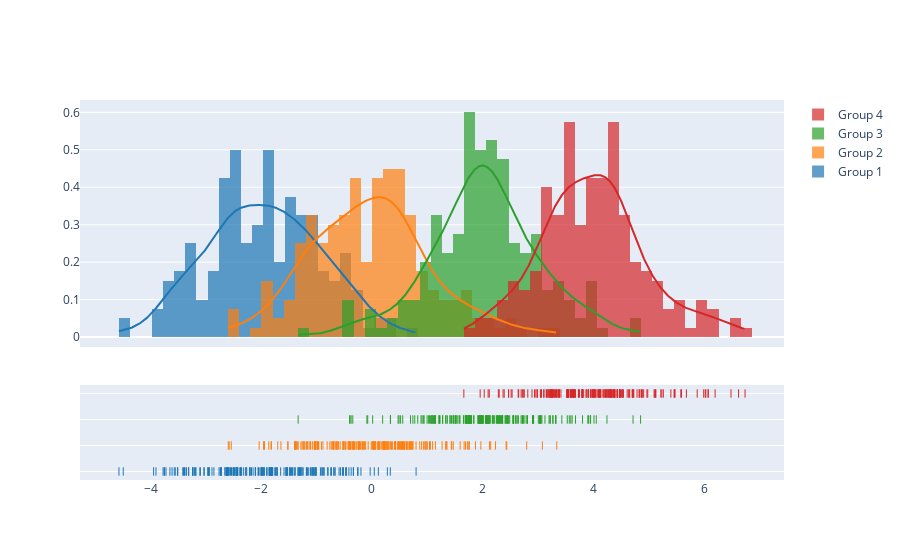

This figure's notebook cell:
### Code cell
import plotly.figure_factory as ff

# Add histogram data
x1 = np.random.randn(200) - 2
x2 = np.random.randn(200)
x3 = np.random.randn(200) + 2
x4 = np.random.randn(200) + 4

# Group data together
hist_data = [x1, x2, x3, x4]

group_labels = ['Group 1', 'Group 2', 'Group 3', 'Group 4']

# Create distplot with custom bin_size
fig = ff.create_distplot(hist_data, group_labels, bin_size=.2)
fig.show()

### Figure 1 — Plotly figure (JSON) as saved in the notebook; plotly's stock layout.template omitted (floating-point values rounded to 4 significant figures; data arrays with more than 128 entries replaced by an {"elided": "..."} marker saying what was removed)
{"data": [{"autobinx": false, "histnorm": "probability density", "legendgroup": "Group 1", "marker": {"color": "rgb(31, 119, 180)"}, "name": "Group 1", "opacity": 0.7, "type": "histogram", "x": {"elided": "200 float values"}, "xaxis": "x", "xbins": {"end": 0.7966, "size": 0.2, "start": -4.571}, "yaxis": "y"}, {"autobinx": false, "histnorm": "probability density", "legendgroup": "Group 2", "marker": {"color": "rgb(255, 127, 14)"}, "name": "Group 2", "opacity": 0.7, "type": "histogram", "x": {"elided": "200 float values"}, "xaxis": "x", "xbins": {"end": 3.338, "size": 0.2, "start": -2.596}, "yaxis": "y"}, {"autobinx": false, "histnorm": "probability density", "legendgroup": "Group 3", "marker": {"color": "rgb(44, 160, 44)"}, "name": "Group 3", "opacity": 0.7, "type": "histogram", "x": {"elided": "200 float values"}, "xaxis": "x", "xbins": {"end": 4.852, "size": 0.2, "start": -1.333}, "yaxis": "y"}, {"autobinx": false, "histnorm": "probability density", "legendgroup": "Group 4", "marker": {"color": "rgb(214, 39, 40)"}, "name": "Group 4", "opacity": 0.7, "type": "histogram", "x": {"elided": "200 float values"}, "xaxis": "x", "xbins": {"end": 6.739, "size": 0.2, "start": 1.66}, "yaxis": "y"}, {"legendgroup": "Group 1", "marker": {"color": "rgb(31, 119, 180)"}, "mode": "lines", "name": "Group 1", "showlegend": false, "type": "scatter", "x": {"elided": "500 float values"}, "xaxis": "x", "y": {"elided": "500 float values"}, "yaxis": "y"}, {"legendgroup": "Group 2", "marker": {"color": "rgb(255, 127, 14)"}, "mode": "lines", "name": "Group 2", "showlegend": false, "type": "scatter", "x": {"elided": "500 float values"}, "xaxis": "x", "y": {"elided": "500 float values"}, "yaxis": "y"}, {"legendgroup": "Group 3", "marker": {"color": "rgb(44, 160, 44)"}, "mode": "lines", "name": "Group 3", "showlegend": false, "type": "scatter", "x": {"elided": "500 float values"}, "xaxis": "x", "y": {"elided": "500 float values"}, "yaxis": "y"}, {"legendgroup": "Group 4", "marker": {"color": "rgb(214, 39, 40)"}, "mode": "lines", "name": "Group 4", "showlegend": false, "type": "scatter", "x": {"elided": "500 float values"}, "xaxis": "x", "y": {"elided": "500 float values"}, "yaxis": "y"}, {"legendgroup": "Group 1", "marker": {"color": "rgb(31, 119, 180)", "symbol": "line-ns-open"}, "mode": "markers", "name": "Group 1", "showlegend": false, "type": "scatter", "x": {"elided": "200 float values"}, "xaxis": "x", "y": {"elided": "200 str values"}, "yaxis": "y2"}, {"legendgroup": "Group 2", "marker": {"color": "rgb(255, 127, 14)", "symbol": "line-ns-open"}, "mode": "markers", "name": "Group 2", "showlegend": false, "type": "scatter", "x": {"elided": "200 float values"}, "xaxis": "x", "y": {"elided": "200 str values"}, "yaxis": "y2"}, {"legendgroup": "Group 3", "marker": {"color": "rgb(44, 160, 44)", "symbol": "line-ns-open"}, "mode": "markers", "name": "Group 3", "showlegend": false, "type": "scatter", "x": {"elided": "200 float values"}, "xaxis": "x", "y": {"elided": "200 str values"}, "yaxis": "y2"}, {"legendgroup": "Group 4", "marker": {"color": "rgb(214, 39, 40)", "symbol": "line-ns-open"}, "mode": "markers", "name": "Group 4", "showlegend": false, "type": "scatter", "x": {"elided": "200 float values"}, "xaxis": "x", "y": {"elided": "200 str values"}, "yaxis": "y2"}], "layout": {"barmode": "overlay", "hovermode": "closest", "legend": {"traceorder": "reversed"}, "xaxis": {"anchor": "y2", "domain": [0.0, 1.0], "zeroline": false}, "yaxis": {"anchor": "free", "domain": [0.35, 1], "position": 0.0}, "yaxis2": {"anchor": "x", "domain": [0, 0.25], "dtick": 1, "showticklabels": false}}}
